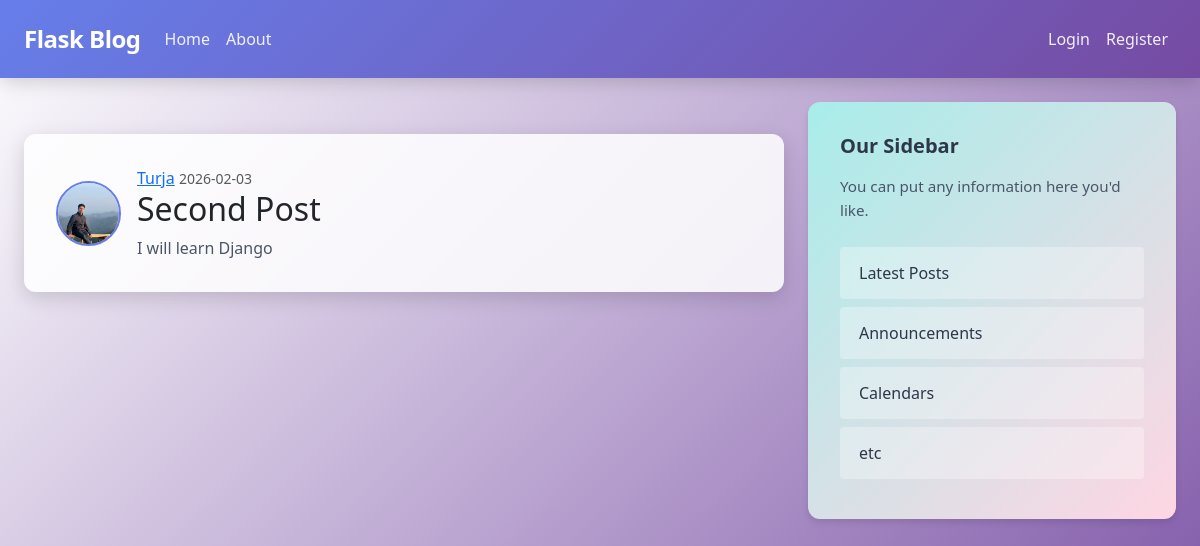
Screenshot of /post/2 with the database file from the repository.
### flaskblog/models.py (models this page shows, shortened)
class User(db.Model, UserMixin):
    id = db.Column(db.Integer, primary_key=True)
    username = db.Column(db.String(20), unique=True, nullable=False)
    email = db.Column(db.String(120), unique=True, nullable=False)
    image_file = db.Column(db.String(20), nullable=False, default='default.jpg')
    password = db.Column(db.String(60), nullable=False)
    posts = db.relationship('Post', backref='author', lazy=True)

class Post(db.Model):
    id = db.Column(db.Integer, primary_key=True)
    title = db.Column(db.String(100), nullable=False)
    date_posted = db.Column(db.DateTime, nullable=False, default=datetime.utcnow)
    content = db.Column(db.Text, nullable=False)
    user_id = db.Column(db.Integer, db.ForeignKey('user.id'), nullable=False)

### flaskblog/posts/routes.py (the view)
@posts.route("/post/<int:post_id>")
def post(post_id):
    post = Post.query.get_or_404(post_id)
    return render_template('post.html', title=post.title, post=post)

### flaskblog/templates/post.html (shortened to what this page needs)
{% extends "layout.html" %}
{% block content %}
<section>
  <article class="media content-section">
    <img class="rounded-circle article-img" src="{{ url_for('static', filename='profile_pics/' + post.author.image_file) }}" alt="Profile picture"/>
    <div class="media-body">
      <div class="article-metadata">
        <a class="mr-2" href="{{ url_for('users.user_posts', username=post.author.username) }}">{{ post.author.username }}</a>
        <small class="text-muted">{{ post.date_posted.strftime('%Y-%m-%d') }}</small>
    </div>
      <h2 class="article-title">{{ post.title }}</h2>
      <p class="article-content">{{ post.content }}</p>
    </div>
  </article>
</section>
{% endblock content %}

### flaskblog/static/layout.css (style rules this page uses)
body { background: linear-gradient(135deg, #ffffff 0%, #764ba2 100%); font-family: 'Segoe UI', Tahoma, Geneva, Verdana, sans-serif; min-height: 100vh; padding-bottom: 2rem; }
.content-section { background: rgba(255, 255, 255, 0.85); padding: 2rem; border-radius: 12px; box-shadow: 0 6px 20px rgba(0, 0, 0, 0.15); margin-top: 2rem; }
.media { display: flex; align-items: center; }
.article-img { width: 65px; height: 65px; object-fit: cover; border-radius: 50%; margin-right: 1rem; border: 2px solid #667eea; background-color: #f1f1f1; }
.media-body p { font-size: 1rem; margin-bottom: 0; color: #4a5568; }

### rows the page displays
User: image_file (placeholder picture), author.username "Turja"
Post: date_posted "2026-02-03", title "Second Post", content "I will learn Django"
